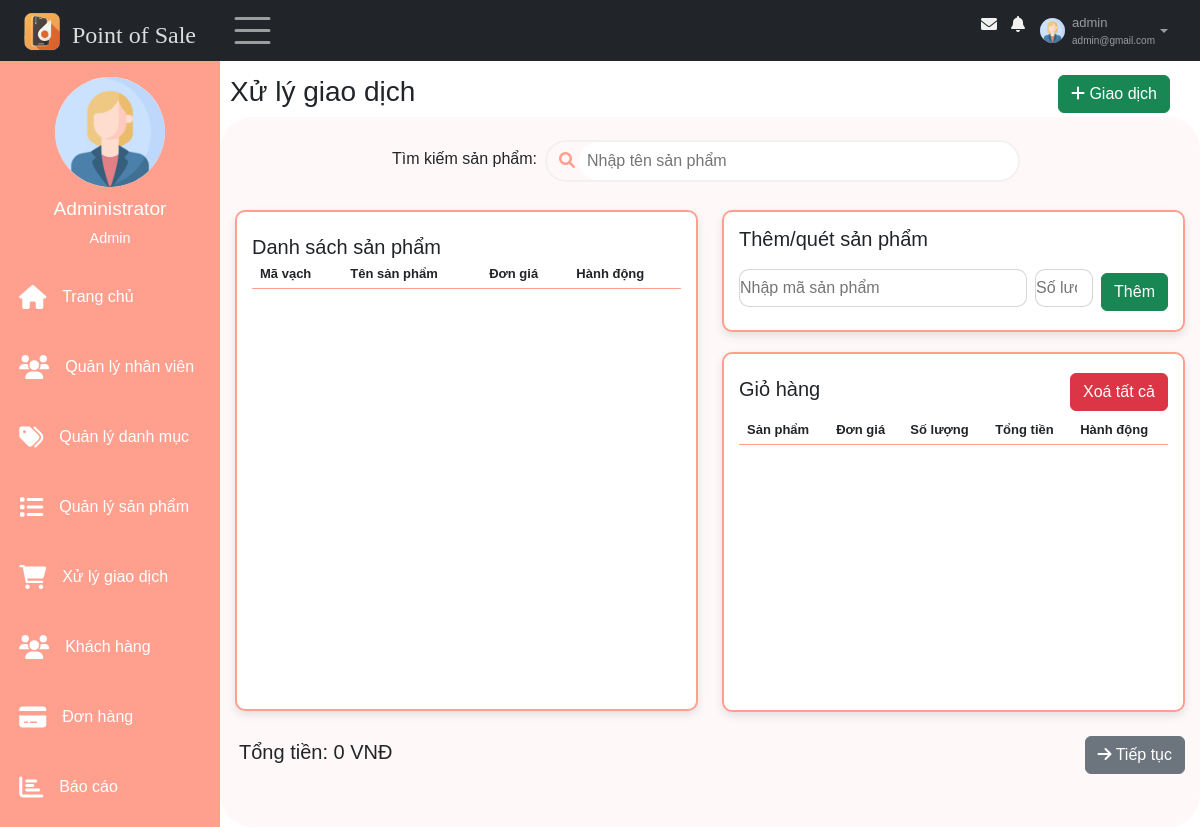
The app's page /views/index.php?sidebar=giaodich (signed in), older data.
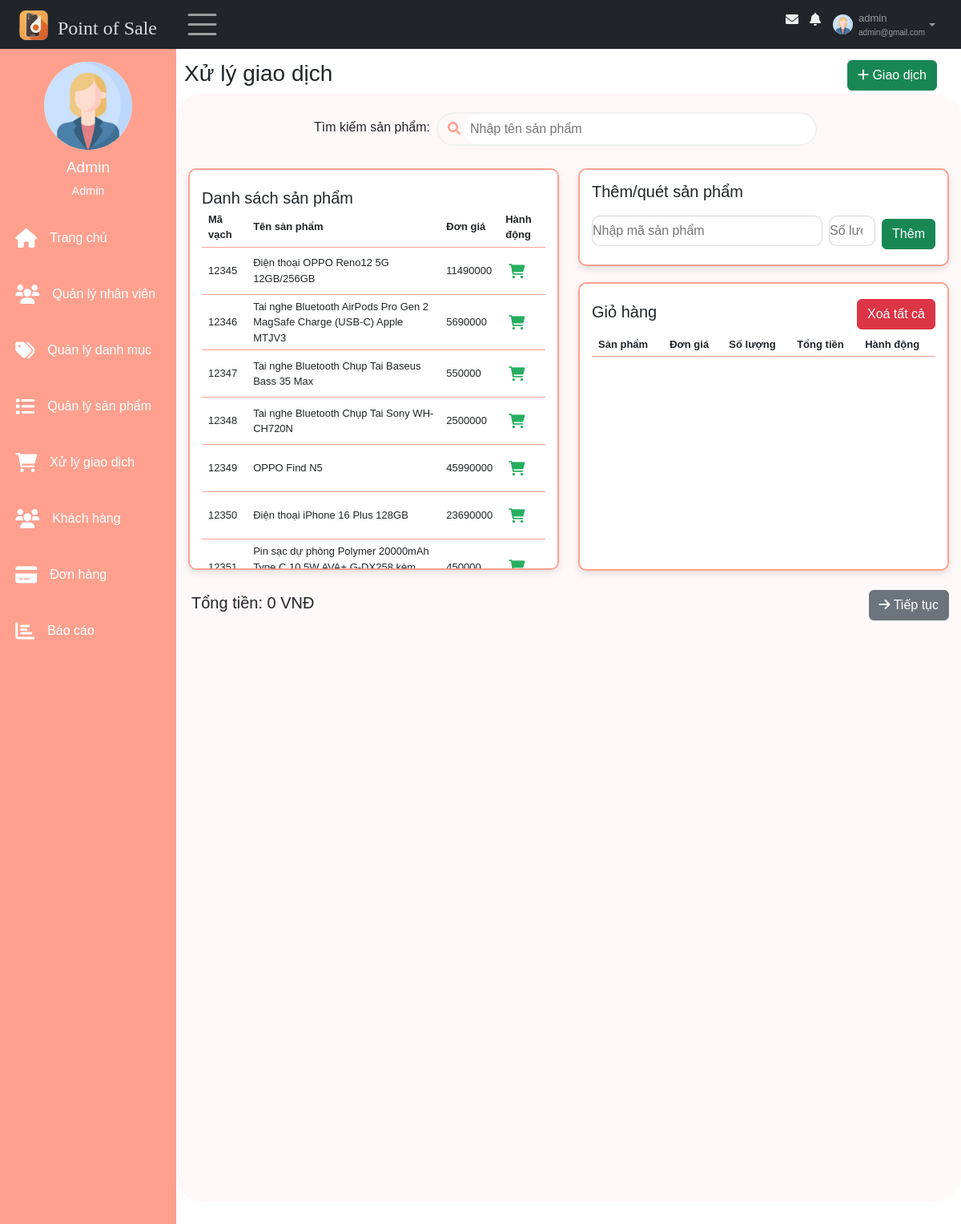
The same page, newer data.
### tables this page shows
CREATE TABLE `taikhoan` (
  `id` int(11) NOT NULL,
  `id_nhanvien` int(11) NOT NULL,
  `username` varchar(30) NOT NULL,
  `password` varchar(30) NOT NULL,
  `role` enum('Admin','Nhân viên') NOT NULL,
  `trangthai_hd` tinyint(1) NOT NULL,
  `activate_token` varchar(10) DEFAULT NULL,
  `expire_time` int(11) DEFAULT NULL,
  `pass_changed` tinyint(1) DEFAULT NULL,
  `trangthai_khoa` tinyint(1) NOT NULL DEFAULT 0
);

CREATE TABLE `nhanvien` (
  `id` int(11) NOT NULL,
  `hoten` varchar(50) NOT NULL,
  `email` varchar(100) NOT NULL,
  `gioitinh` enum('Nữ','Nam') DEFAULT NULL,
  `sdt` varchar(11) DEFAULT NULL,
  `ngaysinh` date DEFAULT NULL,
  `diachi` varchar(100) DEFAULT NULL,
  `img` varchar(50) DEFAULT NULL
);

CREATE TABLE `sanpham` (
  `mavach` varchar(50) NOT NULL,
  `tensp` varchar(100) NOT NULL,
  `giagoc` decimal(10,0) NOT NULL,
  `giabanle` decimal(10,0) NOT NULL,
  `img` varchar(50) DEFAULT NULL,
  `id_danhmuc` int(11) NOT NULL,
  `ngaytao` timestamp NOT NULL DEFAULT current_timestamp()
);

### models/quanlyhoso/getProfileNV.php (called while the page is built, shortened)
<?php
    $conn = connectDB();
    if (isset($_GET["id_detail"])) {
        $id = $_GET["id_detail"];
    } else {
        $id = $_SESSION["id"];
    }
    if(empty($_SESSION["id"])) {
        header("Location: ../index.php");
        exit();
    }else{
        $sql = "SELECT nhanvien.*, taikhoan.trangthai_khoa, taikhoan.role FROM nhanvien, taikhoan WHERE nhanvien.id = taikhoan.id_nhanvien AND nhanvien.id =" . $id;
    }
    $result = $conn->query($sql);
    if ($result->num_rows > 0) {
        $row = $result->fetch_assoc();
        $profile_name =  $row["hoten"]??"";
        $profile_img = $row["img"]??"";
    }
?>

### models/xulygiaodich/showdssp.php (the view, shortened to what this page needs)
<?php
    $conn = connectDB();
    $sql = "SELECT tensp, giabanle, mavach FROM sanpham";
    $result = $conn->query($sql);
    if ($result->num_rows > 0) {
        while($row = $result->fetch_assoc()) {
            echo "<tr>";
            echo "<td>" . $row["mavach"]. "</td>";
            echo "<td>" . $row["tensp"]. "</td>";
            echo "<td>" . $row["giabanle"]. "</td>";
            echo "<td>
                <a onclick='isAddProduct(this)'><i class='fa fa-shopping-cart addToCart'></i></a>
                </td>";
            echo "</tr>";
        }
    }
?>

### views/index.php (shortened to what this page needs)
<?php
 include '../models/quanlyhoso/getProfileNV.php';
?>
<!DOCTYPE html>
<html lang="en">
<head>
    <link rel="stylesheet" href="style.css">
    <link rel="stylesheet" href="https://cdnjs.cloudflare.com/ajax/libs/font-awesome/4.7.0/css/font-awesome.min.css">
    <link rel="stylesheet" href="https://cdnjs.cloudflare.com/ajax/libs/font-awesome/6.0.0-beta3/css/all.min.css">
    <link href="https://cdn.jsdelivr.net/npm/bootstrap@5.3.3/dist/css/bootstrap.min.css" rel="stylesheet">
</head>
<body>
<?php
     if (isset($_SESSION["role"]) && ($_SESSION["role"]=="Admin" || $_SESSION["role"]=="Nhân viên")) {
        if (isset($_SESSION["pass_changed"]) && $_SESSION["pass_changed"] === 0) {
            include("pages/main/content/changePass.php");
        } else {
            include("pages/nav.php");
            include("pages/main.php");
        }
    } else {
        header("Location: ../index.php");
        exit();
    }
?>
</body>
</html>

### views/pages/nav.php (shortened to what this page needs)
<nav class="navbar navbar-expand-sm bg-dark navbar-dark fixed-top" id="nav">
    <div class="container-fluid">
        <div class="leftnav justify-content-start">
            <a class="logo navbar-brand" href="index.php" data-bs-toggle="tooltip"  title="Về trang chủ">
                <img src="../images/logo.ico" alt="Logo" style="width:40px;" >
                <h4>Point of Sale</h4>
            </a>
            <div class="openclose"><span class="navbar-toggler-icon" style="font-size:30px;cursor:pointer" onclick="open_closeNav() " class = "las la-bars"></span>  </div>
        </div>
        <div class="rightnav justify-content-end">
            <ul  class=" navbar-nav" >
                <li class="nav-item">
                    <a  href="#">
                    <span class = "fa fa-fw fa-envelope"></span>
                    </a></li>
                <li class="nav-item">
                    <a  href="#">
                    <span class = "fa fa-bell"></span>
                    </a></li>
                <li class="nav-item dropdown">
                        <a id="nav-user" class="nav-link dropdown-toggle" href="#" role="button" data-bs-toggle="dropdown">
                            <img id="nav-avatar" src = "../models/quanlyhoso/imagesNV/<?=$profile_img?>" height = "30px"  width = "30px" alt = "Avatar">
                            <div class="infor">
                                <p id ="user"><?= $_SESSION["username"]?></p>
                                <p id="email"><?= $_SESSION["email"]?></p>
                            </div>
                        </a>
                </li>
            </ul>
        </div>
    </div>
</nav>

### views/pages/main.php (shortened to what this page needs)
<div class="main">
    <?php
    include("main/sidebar.php");
    ?>
    <?php
    if (isset($_GET['sidebar'])) {
        $side = $_GET['sidebar'];
        if ($side == 'quanlysanpham') {
            include("main/content/quanlysanpham.php");
        } else if ($side == 'quanlydanhmuc') {
            include("main/content/quanlydanhmuc.php");
        } else if ($side == 'giaodich') {
            include("main/content/giaodich.php");
        } else if ($side == 'donhang') {
            if (isset($_GET['idctdh'])) {
                include("main/content/ctdh_donhang.php");
            } else {
                include("main/content/donhang.php");
            }
        } else if ($side == 'baocao') {
            if (isset($_GET["idctdh"])) {
                include("main/content/ctdh_donhang.php");
            } else {
                include("main/content/baocao.php");
            }
        }
    } else if (isset($_GET['nav'])) {
        switch ($_GET['nav']) {
            case 'hoso':
                if (isset($_GET['query'])) {
                    include("main/content/suahoso.php");
                } else {
                    include("main/content/hoso.php");
                }
                break;
            case 'changepass':
                include("main/content/changePass.php");
                break;
            case 'Dangxuat':
                if (isset($_SESSION['role'])) {
                    unset($_SESSION['role']);
                }
                header('Location: ../../../index.php');
                break;
        }
    } else {
        if (isset($_SESSION['role']) && $_SESSION['role'] == 'Admin' || $_SESSION['role'] == 'Nhân viên') {
            include("main/content/trangchu.php");
        }
    }
    ?>
</div>

### views/pages/main/sidebar.php (shortened to what this page needs)
<div class="sidebar"  id="mySidebar" >
    <div class="sidebar-user">
        <img src="../models/quanlyhoso/imagesNV/<?=$profile_img?>" height = "70px"  width = "70px" alt = "">
            <div>
                <h3><?=$profile_name?></h3>
                <span><?=$_SESSION['role']?></span>
        </div>
    </div>
    <div class="sidebar-menu">
        <ul >
            <li class="item">
                <a class="link" href="index.php">
                    <span class = "fa fa-home"></span>
                    <p class="item-sidebar">Trang chủ</p>
                </a>
            </li>
            <?php
                if ($_SESSION['role'] == 'Admin') {
                    ?>
                    <li class="item">
                        <a class="link" href="index.php?sidebar=quanlynhanvien">
                            <span class = "fa fa-users"></span>
                            <p class="item-sidebar">Quản lý nhân viên</p>
                        </a>
                    </li>
                <?php
            }?>
            <li class="item">
                <a class="link" href="index.php?sidebar=quanlydanhmuc">
                    <span class = "fa fa-tags"></span>
                    <p class="item-sidebar">Quản lý danh mục</p>
                </a>
            </li>
            <li class="item">
                <a class="link" href="index.php?sidebar=quanlysanpham">
                    <span class = "fa fa-list"></span>
                    <p class="item-sidebar">Quản lý sản phẩm</p>
                </a>
            </li>
            <li class="item">
                <a class="link" href="index.php?sidebar=giaodich">
                    <span class = "fa fa-shopping-cart"></span>
                    <p class="item-sidebar">Xử lý giao dịch</p>
                </a>
            </li>
            <li class="item">
                <a class="link" href="index.php?sidebar=khachhang">
                    <span class = "fa fa-users"></span>
                    <p class="item-sidebar">Khách hàng</p>
                </a>
            </li>
            <li class="item">
                <a class="link" href="index.php?sidebar=donhang">
                    <span class = "fa fa-credit-card"></span>
                    <p class="item-sidebar">Đơn hàng</p>
                </a>
            </li>
            <li class="item">
                <a class="link" href="index.php?sidebar=baocao">
                    <span class = "fa fa-bar-chart"></span>
                    <p class="item-sidebar">Báo cáo</p>
                </a>
            </li>
            <br>
        </ul>
    </div>
</div>

### views/pages/main/content/giaodich.php (shortened to what this page needs)
<div class = "main-content " id="main">
    <main>
        <div class = "page-header">
            <div>
                <h3>Xử lý giao dịch</h3>
            </div>
            <div>
                <a href="" class="btn btn-success" style="position: absolute; right: 30px; color : white;" ><i class="fa fa-plus"></i> Giao dịch</a>
            </div>
        </div>
        <div class="content">
            <section class="cart">
                <div class="d-flex justify-content-center">
                    <label class = "search-text" for="searchBox" > Tìm kiếm sản phẩm: </label>
                    <div  class="searchBox">
                        <i class="fa fa-search btn-search"> </i>
                        <input onkeyup="filterTable(this,'danhsachSP')" type="text" placeholder="Nhập tên sản phẩm" name="searchBox">
                    </div>
                </div>
                <div class="row">
                    <div class="cart-product col-lg-6 col-sm-12">
                        <div class="card-cart list-product">
                            <div class="cart-header">
                                <div class="cart-name"><h5>Danh sách sản phẩm</h5></div>
                            </div>
                            <table class="cart-table">
                                <tr>
                                    <th>Mã vạch</th>
                                    <th>Tên sản phẩm</th>
                                    <th>Đơn giá</th>
                                    <th>Hành động</th>
                                </tr>
                                <tbody id ="danhsachSP">
                                    <?php include '../models/xulygiaodich/showdssp.php'; ?>
                                </tbody>
                            </table>
                        </div>
                    </div>
                    <div class="col-lg-6 col-sm-12">
                        <div class="card-cart ">
                            <h5>Thêm/quét sản phẩm</h5>
                            <div class="form-product">
                                <input id="product_id" type="text" name="product_id" placeholder="Nhập mã sản phẩm">
                                <input id="soluong" type="number" name="soluong" placeholder="Số lượng" min="1" >
                                <button class="btn-custom btn btn-success" id="addbyID" onclick="isAddProduct(this)"  class="btn btn-default">Thêm</button>
                            </div>
                        </div>
                        <div class="card-cart list-cart">
                            <div class="cart-header">
                                <div class="cart-name"><h5>Giỏ hàng</h5></div>
                                <div class="actions">
                                    <button  onclick="removeallProduct()" type="button" class="btn-custom btn btn-danger">Xoá tất cả</button>
                                </div>
                            </div>
                            <table class="cart-table">
                                <tr>
                                    <th>Sản phẩm</th>
                                    <th>Đơn giá</th>
                                    <th>Số lượng</th>
                                    <th>Tổng tiền</th>
                                    <th>Hành động</th>
                                </tr>
                            </table>
                        </div>
                    </div>
                </div>
                <div class="cart-submit">
                    <div>
                        <h5 >Tổng tiền:  <span class="total">0</span> VNĐ</h5>
                    </div>
                    <button id = "nextprocess" onclick = "chuyengiaodien('cart','purchase')" type="button" class="btn-custom btn btn-secondary" class="btn btn-default">
                        <span class = "fa fa-arrow-right"> </span> Tiếp tục
                    </button>
                </div>
            </section>
        </div>
    </main>
</div>

Row changes from the older to the newer data that the page shows:
changed through a linked row, taikhoan: id_nhanvien.hoten "Administrator" → "Admin"
added sanpham: mavach "12345", tensp "Điện thoại OPPO Reno12 5G 12GB/256GB", giabanle "11490000"
added sanpham: mavach "12346", tensp "Tai nghe Bluetooth AirPods Pro Gen 2 MagSafe Charge (USB-C) Apple MTJV3", giabanle "5690000"
added sanpham: mavach "12347", tensp "Tai nghe Bluetooth Chụp Tai Baseus Bass 35 Max", giabanle "550000"
added sanpham: mavach "12348", tensp "Tai nghe Bluetooth Chụp Tai Sony WH-CH720N", giabanle "2500000"
added sanpham: mavach "12349", tensp "OPPO Find N5", giabanle "45990000"
added sanpham: mavach "12350", tensp "Điện thoại iPhone 16 Plus 128GB", giabanle "23690000"
added sanpham: mavach "12351", tensp "Pin sạc dự phòng Polymer 20000mAh Type C 10.5W AVA+ G-DX258 kèm…", giabanle "450000"
